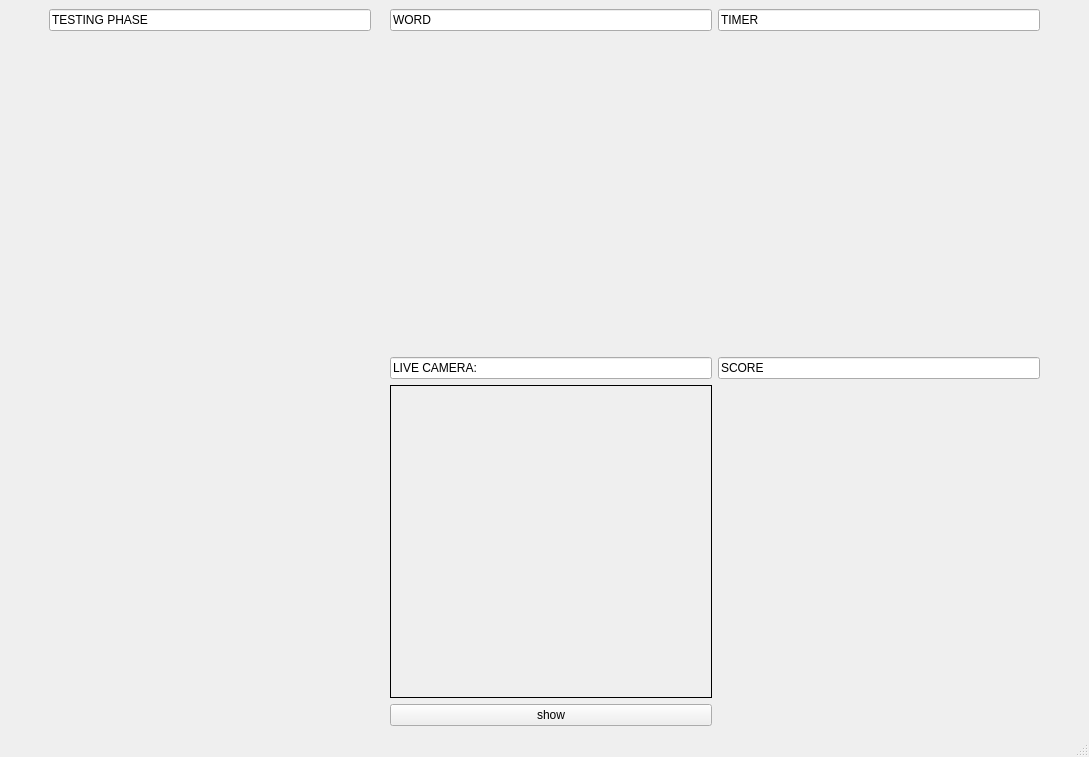
<?xml version="1.0" encoding="UTF-8"?>
<ui version="4.0">
 <class>MainWindow</class>
 <widget class="QMainWindow" name="MainWindow">
  <property name="geometry">
   <rect>
    <x>0</x>
    <y>0</y>
    <width>1089</width>
    <height>757</height>
   </rect>
  </property>
  <property name="windowTitle">
   <string>MainWindow</string>
  </property>
  <widget class="QWidget" name="centralwidget">
   <layout class="QGridLayout" name="gridLayout">
    <item row="3" column="4" rowspan="2">
     <widget class="QLabel" name="label_5">
      <property name="text">
       <string/>
      </property>
     </widget>
    </item>
    <item row="2" column="3">
     <widget class="QLineEdit" name="lineEdit_5">
      <property name="text">
       <string>LIVE CAMERA:</string>
      </property>
     </widget>
    </item>
    <item row="0" column="0">
     <spacer name="horizontalSpacer">
      <property name="orientation">
       <enum>Qt::Horizontal</enum>
      </property>
      <property name="sizeType">
       <enum>QSizePolicy::Preferred</enum>
      </property>
      <property name="sizeHint" stdset="0">
       <size>
        <width>40</width>
        <height>20</height>
       </size>
      </property>
     </spacer>
    </item>
    <item row="0" column="4">
     <widget class="QLineEdit" name="lineEdit_3">
      <property name="text">
       <string>TIMER</string>
      </property>
     </widget>
    </item>
    <item row="2" column="4">
     <widget class="QLineEdit" name="lineEdit_4">
      <property name="text">
       <string>SCORE</string>
      </property>
     </widget>
    </item>
    <item row="4" column="3">
     <widget class="QPushButton" name="pushButton_2">
      <property name="text">
       <string>show</string>
      </property>
     </widget>
    </item>
    <item row="3" column="2">
     <widget class="QLabel" name="label_2">
      <property name="text">
       <string/>
      </property>
     </widget>
    </item>
    <item row="1" column="4">
     <widget class="QLabel" name="label_3">
      <property name="text">
       <string/>
      </property>
     </widget>
    </item>
    <item row="3" column="3">
     <widget class="QLabel" name="label">
      <property name="frameShape">
       <enum>QFrame::Box</enum>
      </property>
      <property name="text">
       <string/>
      </property>
     </widget>
    </item>
    <item row="0" column="1">
     <widget class="QLineEdit" name="lineEdit">
      <property name="text">
       <string>TESTING PHASE</string>
      </property>
      <property name="placeholderText">
       <string/>
      </property>
     </widget>
    </item>
    <item row="1" column="5">
     <spacer name="horizontalSpacer_2">
      <property name="orientation">
       <enum>Qt::Horizontal</enum>
      </property>
      <property name="sizeType">
       <enum>QSizePolicy::Minimum</enum>
      </property>
      <property name="sizeHint" stdset="0">
       <size>
        <width>40</width>
        <height>20</height>
       </size>
      </property>
     </spacer>
    </item>
    <item row="0" column="3">
     <widget class="QLineEdit" name="lineEdit_2">
      <property name="text">
       <string>WORD</string>
      </property>
     </widget>
    </item>
    <item row="1" column="2" colspan="2">
     <widget class="QLabel" name="label_4">
      <property name="text">
       <string/>
      </property>
     </widget>
    </item>
   </layout>
  </widget>
  <widget class="QMenuBar" name="menubar">
   <property name="geometry">
    <rect>
     <x>0</x>
     <y>0</y>
     <width>1089</width>
     <height>26</height>
    </rect>
   </property>
  </widget>
  <widget class="QStatusBar" name="statusbar"/>
 </widget>
 <resources/>
 <connections/>
</ui>
